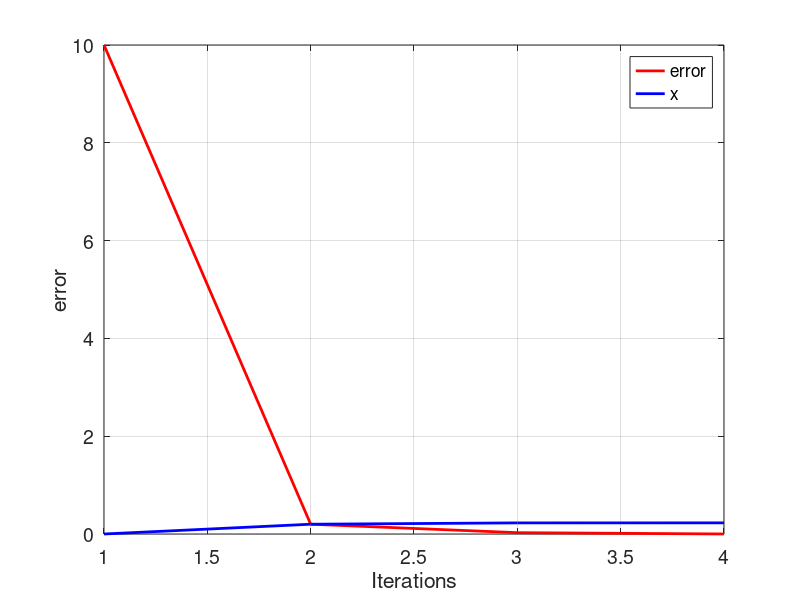

MATLAB code for this plot:
in_val = 0
i=1
e(i)=10
x1=-1

while(e(i)>0.001)
       if(i == 1 )
       x (i)=in_val
end
    fx = sin (x(i))+cos(x(i))-1.2
    fpx =cos(x(i))-sin(x (i))
    
     x (i+1)=(x(i))-(fx/fpx)
    i=i+1;
    
e(i)= abs(x(i-1)-x (i));
    
    if (e(i)>50);
        break ; 
    end
    
end
tamanio = size(e);
ite = 1:1:tamanio(2);
figure('DefaultAxesFontsize', 14)
set (gcf , 'color', 'white');
plot(ite,e,'color',[1 0 0], 'LineWidth',2)
grid on
hold on
plot(ite,x,'color',[0 0 1], 'LineWidth',2)
xlabel('Iterations')
ylabel('error')
legend ('error','x')
